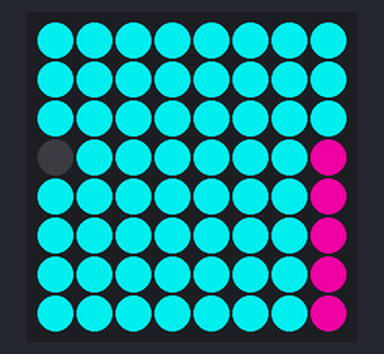
Bench run of a program on a simulated Raspberry Pi (BCM pin numbers) with a Sense HAT. Parts: the Sense HAT's 8×8 RGB LED matrix. Random numbers come from a fixed seed.

Above: at 0.07 s.
At 4.7 s:
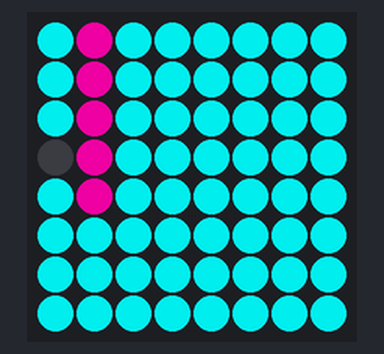
At 9.84 s:
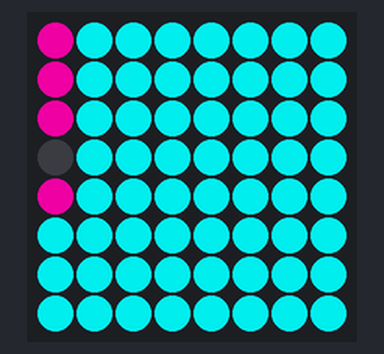
At 19.62 s:
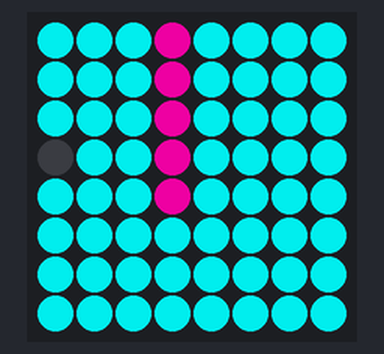
At 29.4 s:
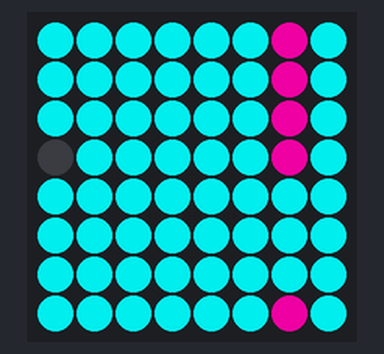
At 39.22 s:
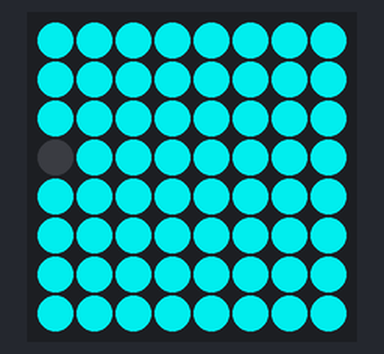

The program:

hurdle_race.py
```python
from sense_hat import SenseHat
from random import randrange
from time import sleep
sense = SenseHat()

purple = (200,0,139)
orange = [0,200,200]
black=[0 , 0, 0]

matrix = [[orange for column in range(8)] for row in range(8)]

def flatten(matrix):

  flattened = [pixel for row in matrix for pixel in row]
  flattened[24]=black
  return flattened

def gen_pipes(matrix):
   for row in matrix:
       row[-1]=purple
   gap = randrange(0,7)
   matrix[gap][-1]=orange
   matrix[gap-1][-1]=orange
   matrix[gap+1][-1]=orange
   return matrix

def move_pipes(matrix):
    for row in matrix:
        for i in range(7):
            row[i] = row[i+1]
        row[-1]=orange
    return matrix

while True:
    matrix = gen_pipes(matrix)
    for event in sense.stick.get_events():
        clear_spot(matrix, x, y)
        if event.direction == 'up':
            y = max(y - 1, 0)
        elif event.direction == 'down':
            y = min(y + 1, 7)
        elif event.direction == 'left':
            x = max(x - 1, 0)
        elif event.direction == 'right':
            x = min(x + 1, 7)
        matrix = move_spot(matrix, x, y)
        sense.set_pixels(flatten(matrix))
    for i in range(10):
        sense.set_pixels(flatten(matrix))
        matrix = move_pipes(matrix)
        sleep(0.1)

matrix = gen_pipes(matrix)
sense.set_pixels(flatten(matrix))
matrix = move_pipes(matrix)
def clear_spot(matrix, x, y):
    matrix[y][x] = orange

def move_spot(matrix, x, y):
    matrix[y][x] = black
    return matrix

x, y = 0, 0
matrix[y][x] = black
sense.set_pixels(flatten(matrix))
```
